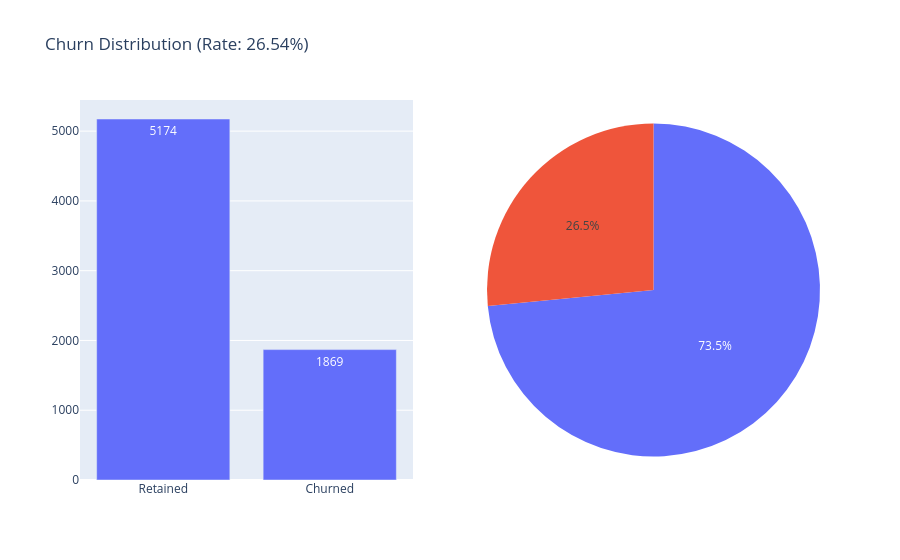

Write notebook code for a chart like this one.
### Markdown cell above
## 3. Target Variable Analysis

Understanding the distribution of churn.

### Code cell
# Churn distribution
churn_counts = df['has_churned'].value_counts()
churn_rate = df['has_churned'].mean()

fig = make_subplots(rows=1, cols=2, specs=[[{'type':'bar'}, {'type':'pie'}]])

# Bar chart
fig.add_trace(
    go.Bar(x=['Retained', 'Churned'], y=churn_counts.values, 
           text=churn_counts.values, textposition='auto'),
    row=1, col=1
)

# Pie chart
fig.add_trace(
    go.Pie(labels=['Retained', 'Churned'], values=churn_counts.values),
    row=1, col=2
)

fig.update_layout(title_text=f"Churn Distribution (Rate: {churn_rate:.2%})", showlegend=False)
fig.show()

print(f"\nChurn Rate: {churn_rate:.2%}")
print(f"Churned Customers: {churn_counts[True]:,}")
print(f"Retained Customers: {churn_counts[False]:,}")

### Figure 1 — Plotly figure (JSON) as saved in the notebook; plotly's stock layout.template omitted (floating-point values rounded to 4 significant figures)
{"data": [{"text": [5174.0, 1869.0], "textposition": "auto", "type": "bar", "x": ["Retained", "Churned"], "xaxis": "x", "y": [5174, 1869], "yaxis": "y"}, {"domain": {"x": [0.55, 1], "y": [0, 1]}, "labels": ["Retained", "Churned"], "type": "pie", "values": [5174, 1869]}], "layout": {"showlegend": false, "title": {"text": "Churn Distribution (Rate: 26.54%)"}, "xaxis": {"anchor": "y", "domain": [0, 0.45]}, "yaxis": {"anchor": "x", "domain": [0, 1]}}}
